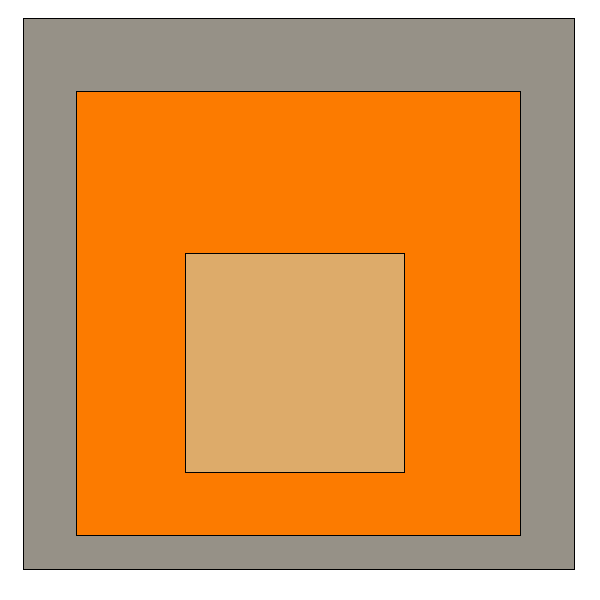
Frame 1 (no input)
Frame 60 (the mouse pressed at the canvas centre just before this capture): identical to frame 1, image omitted
Frame 120 (the mouse held since frame 60 and released just before this capture): identical to frame 1, image omitted

The Processing sketch that drew this single still picture (run headless with seeded random() and noise(); from frame 60 on, the mouse is pressed at the canvas centre):

// Processing sketch: sketch_230921c
// ── sketch_230921c.pde
//source: https://www.sothebys.com/en/buy/auction/2020/contemporary-art-milan-2/study-to-homage-to-the-square-reddish-in-orange-2

void setup() {

  size (600,600);
  
}
  void draw() {
    background(255);
    fill(150,145,135,255); //gray
    square(23, 18, 551); 
    fill(252,123,0,255); //orange
    square(76, 91, 444);
    fill(221,171,106,255); //yellowish orange
    square(185, 253, 219);
    



















    if (frameCount == 1) {
      String filename = "output";
      save(filename + ".png");
      print("canvas saved as " + filename + ".png");
    }
  }
















 
